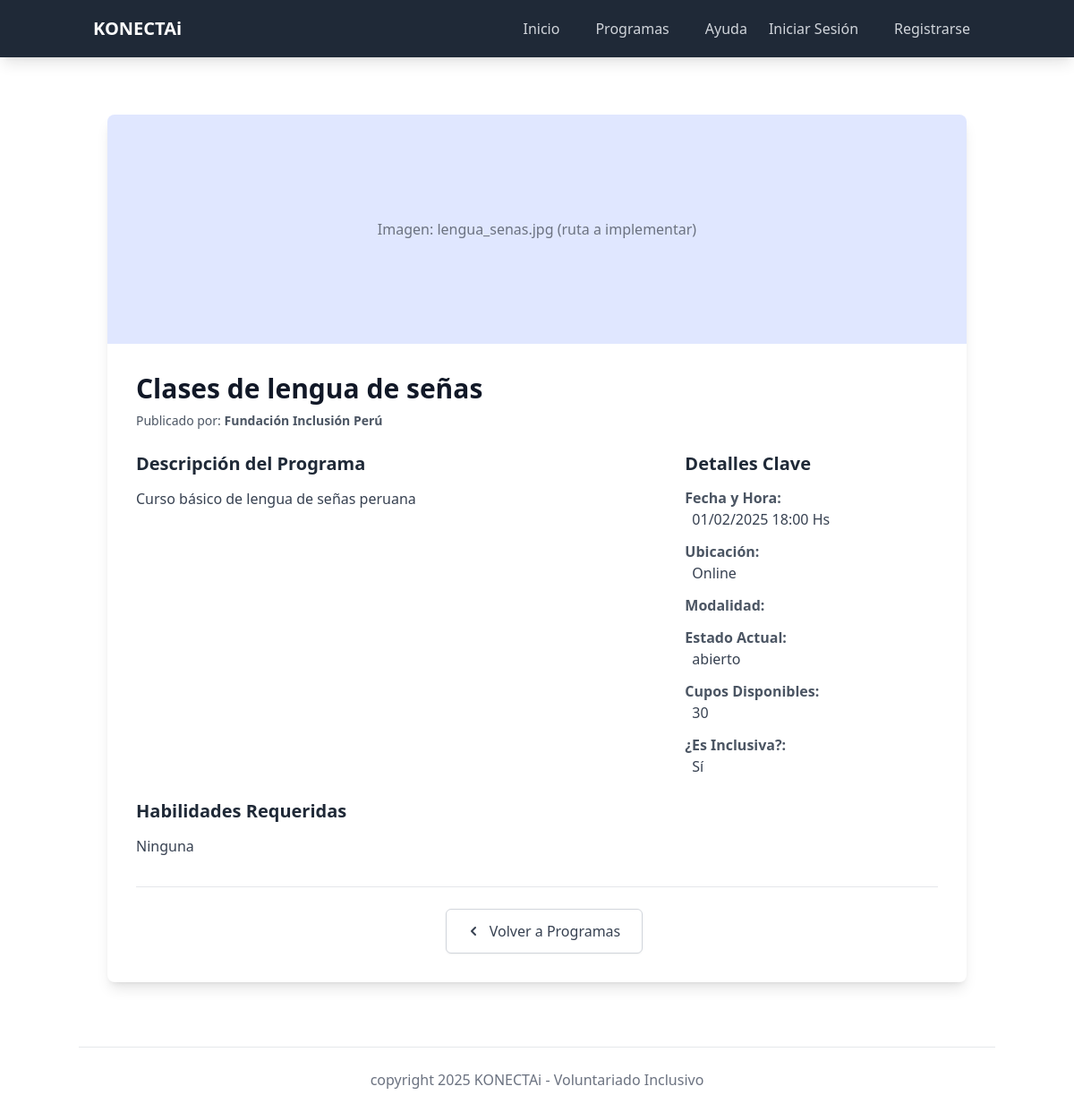
The app's page /program/2 with its own data.
### model/models.py (models this page shows)
class Actividades(db.Model):
    __tablename__ = 'actividades'
    id_actividad = db.Column(db.Integer, primary_key=True, autoincrement=True)
    nombre = db.Column(db.String(255))
    descripcion = db.Column(db.Text)
    fecha_actividad = db.Column(db.DateTime)
    ubicacion = db.Column(db.String(255))
    tipo = db.Column(db.Enum('presencial', 'virtual', name='tipo_actividad_enum'))
    habilidades_requeridas = db.Column(db.Text)
    es_inclusiva = db.Column(db.Boolean, default=False)
    cupo_maximo = db.Column(db.Integer)
    estado = db.Column(db.Enum(EstadoActividad, name='estado_actividad_enum', values_callable=lambda x: [e.value for e in x]), default=EstadoActividad.ABIERTO) # Usando Enum de Python
    imagen = db.Column(db.String(255))
    compatibilidad = db.Column(db.DECIMAL(5, 2))
    etiqueta = db.Column(db.String(100))
    id_organizacion = db.Column(db.Integer, ForeignKey('organizaciones.id_organizacion'))
    organizacion = relationship("Organizaciones", back_populates="actividades")
    discapacidades = relationship("Discapacidades", secondary=actividad_discapacidad_table, back_populates="actividades")
    facilidades = relationship("Facilidad", secondary=actividad_facilidad_table, back_populates="actividades")
    auditoria_actividad = relationship("AuditoriaActividad", back_populates="actividad")
    inscripciones = relationship("Inscripciones", back_populates="actividad")

class Organizaciones(db.Model):
    __tablename__ = 'organizaciones'
    id_organizacion = db.Column(db.Integer, primary_key=True, autoincrement=True)
    nombre_org = db.Column(db.String(255), unique=True, nullable=False)
    descripcion_org = db.Column(db.Text)
    direccion_fisica = db.Column(db.String(255))
    logo = db.Column(db.Text)
    fecha_registro = db.Column(db.DateTime, default=datetime.utcnow)
    usuarios = relationship("Usuarios", secondary=usuario_organizacion_table, back_populates="organizaciones")
    actividades = relationship("Actividades", back_populates="organizacion")

### controller/program_controller.py (the view)
@program_bp.route('/<int:program_id>')
def view_program_detail(program_id):
    program = Actividades.query.get(program_id)
    if not program:
        flash('Programa no encontrado.', 'danger')
        return redirect(url_for('main.programs'))
    return render_template('program_detail.html', program=program, title=program.nombre)

### view/templates/program_detail.html (shortened to what this page needs)
{% extends "base.html" %}
{% block content %}
<div class="container mx-auto px-4 py-8">
    <div class="bg-white shadow-lg rounded-lg overflow-hidden">
        <div class="h-64 w-full bg-indigo-100 flex items-center justify-center">
            {% if program.imagen %}
                <p class="text-gray-500">Imagen: {{program.imagen}} (ruta a implementar)</p>
            {% endif %}
        </div>
        <div class="p-6 md:p-8">
            <h1 class="text-3xl font-bold text-gray-900 mb-2">{{ program.nombre }}</h1>
            <p class="text-sm text-gray-600 mb-6">Publicado por: <span class="font-semibold">{{ program.organizacion.nombre_org if program.organizacion else 'Organización no especificada' }}</span></p>
            <div class="grid grid-cols-1 md:grid-cols-3 gap-6 mb-6">
                <div class="md:col-span-2">
                    <h2 class="text-xl font-semibold text-gray-800 mb-3">Descripción del Programa</h2>
                    <p class="text-gray-700 whitespace-pre-wrap leading-relaxed">{{ program.descripcion if program.descripcion else 'No hay descripción detallada disponible.' }}</p>
                </div>
                <div>
                    <h2 class="text-xl font-semibold text-gray-800 mb-3">Detalles Clave</h2>
                    <dl class="space-y-3 text-gray-700">
                        <div>
                            <dt class="font-semibold text-gray-600">Fecha y Hora:</dt>
                            <dd class="ml-2">{{ program.fecha_actividad.strftime('%d/%m/%Y %H:%M Hs') if program.fecha_actividad else 'No especificada' }}</dd>
                        </div>
                        <div>
                            <dt class="font-semibold text-gray-600">Ubicación:</dt>
                            <dd class="ml-2">{{ program.ubicacion if program.ubicacion else 'No especificada' }}</dd>
                        </div>
                        <div>
                            <dt class="font-semibold text-gray-600">Modalidad:</dt>
                        </div>
                        <div>
                            <dt class="font-semibold text-gray-600">Estado Actual:</dt>
                            <dd class="ml-2">{{ program.estado.value if program.estado else 'No especificado' }}</dd>
                        </div>
                        <div>
                            <dt class="font-semibold text-gray-600">Cupos Disponibles:</dt>
                            <dd class="ml-2">{{ program.cupo_maximo if program.cupo_maximo is not none else 'No especificado' }}</dd>
                        </div>
                        <div>
                            <dt class="font-semibold text-gray-600">¿Es Inclusiva?:</dt>
                            <dd class="ml-2">{% if program.es_inclusiva %}Sí{% else %}No{% endif %}</dd>
                        </div>
                    </dl>
                </div>
            </div>
            {% if program.habilidades_requeridas %}
            <div class="mb-6">
                <h2 class="text-xl font-semibold text-gray-800 mb-3">Habilidades Requeridas</h2>
                <p class="text-gray-700 whitespace-pre-wrap leading-relaxed">{{ program.habilidades_requeridas }}</p>
            </div>
            {% endif %}
            <div class="mt-8 pt-6 border-t border-gray-200 text-center">
                 <a href="{{ url_for('main.programs') }}" class="mt-4 md:mt-0 md:ml-4 inline-flex items-center px-6 py-3 border border-gray-300 shadow-sm text-base font-medium rounded-md text-gray-700 bg-white hover:bg-gray-50 focus:outline-none focus:ring-2 focus:ring-offset-2 focus:ring-indigo-500 transition-colors duration-150">
                    <svg class="-ml-1 mr-2 h-5 w-5" fill="currentColor" viewBox="0 0 20 20" xmlns="http://www.w3.org/2000/svg"><path fill-rule="evenodd" d="M12.707 5.293a1 1 0 010 1.414L9.414 10l3.293 3.293a1 1 0 01-1.414 1.414l-4-4a1 1 0 010-1.414l4-4a1 1 0 011.414 0z" clip-rule="evenodd"></path></svg>
                    Volver a Programas
                </a>
            </div>
        </div>
    </div>
</div>
{% endblock %}

### records on screen
Actividades: imagen "lengua_senas.jpg", nombre "Clases de lengua de señas", descripcion "Curso básico de lengua de señas peruana", fecha_actividad "01/02/2025 18:00 Hs", ubicacion "Online", estado "abierto", cupo_maximo "30", habilidades_requeridas "Ninguna"
Organizaciones: organizacion "Fundación Inclusión Perú"
